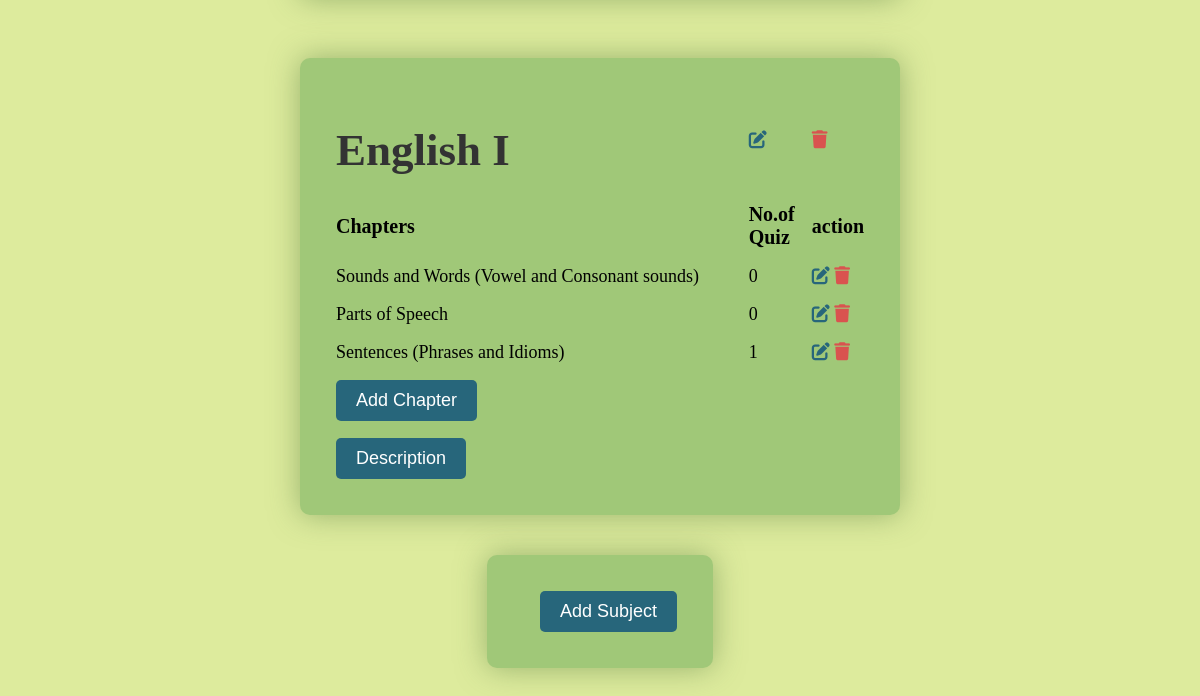
/admindb (signed in, lower part), run on an earlier commit of the app's database.
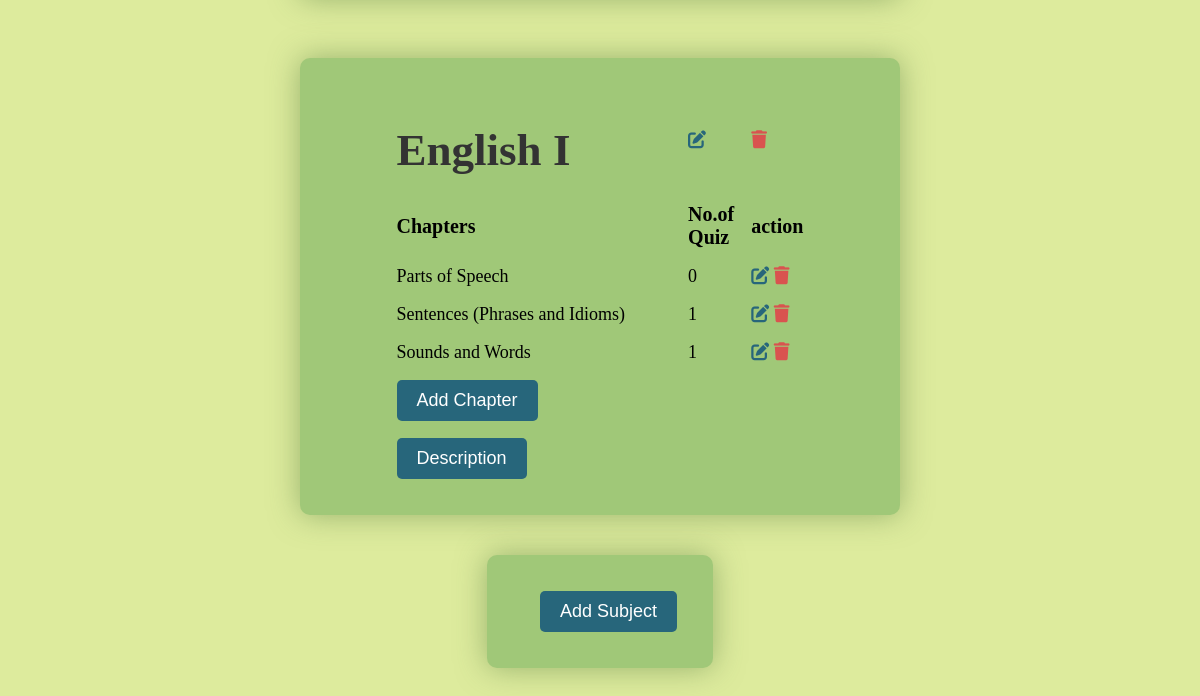
And on a later commit of the database.
### models.py (models this page shows)
class Subject(data.Model):
    __tablename__='sub'
    sub_id=data.Column(data.Integer,primary_key=True)
    sub_name=data.Column(data.String(50),nullable=False,unique=True)
    sub_Description=data.Column(data.Text,nullable=True)
    sub_quiz_descrip=data.Column(data.Text,nullable=True)
    sub_chap=data.relationship('Chapter',backref='Subject',lazy=True)

class Chapter(data.Model):
    __tablename__='chap'
    chap_id=data.Column(data.Integer,primary_key=True)
    chap_title=data.Column(data.String(200),nullable=False)
    chap_description=data.Column(data.Text,nullable=False)
    chap_quiz=data.relationship('Quiz',backref='Chapter',lazy=True)
    sub_id=data.Column(data.Integer,data.ForeignKey('sub.sub_id'),nullable=False)

### app.py (the view)
@application.route('/admindb',methods=['GET','POST'])
def admindb():
    if 'admin' not in session:
        flash('Please Login','error')
        return redirect(url_for('Admin_Login'))
    Subjects=Subject.query.all()
    Chapters=Chapter.query.all()
    Quizzes=Quiz.query.all()
    return render_template('Admin_Dashboard.html',Subjects=Subjects,Chapters=Chapters,quiz=Quizzes,user="Admin",request_path=request.path)

### templates/Admin_Dashboard.html (shortened to what this page needs)
{% extends 'index.html' %}
{% block navbar %}
{% include 'admin-navbar.html' %}
{% endblock %}
{% block content %}
<center>
    <div id="adminsub">
        {% for subject in Subjects %}
        <table>
            <tr>
                <td>
                    <h1>{{ subject.sub_name }}</h1>
                </td>
                <td><a href="{{ url_for('edit_subject',sub_id=subject.sub_id) }}" class="icon-button edit-btn"><i
                            class="fa fa-edit"></a></td>
                <td><a href="{{ url_for('delete_subject',sub_id=subject.sub_id) }}" class="icon-button delete-btn"><i
                            class="fa fa-trash"></i></a></td>
            </tr>
            <tr>
                <th>Chapters</th>
                <th>No.of Quiz</th>
                <th>action</th>
            </tr>
            {% for chapter in Chapters %}
            {% if chapter.sub_id==subject.sub_id %}
            <tr>
                <td>{{ chapter.chap_title }}</td>
                <td>{{ quiz | selectattr("chap_id", "equalto", chapter.chap_id) | list | length }}</td>
                <td><a href="{{ url_for('edit_chapter',chap_id=chapter.chap_id,sub_id=subject.sub_id) }}"><i
                            class="fa fa-edit"></i></a>
                    <a href="{{ url_for('delete_chapter',chap_id=chapter.chap_id,sub_id=subject.sub_id) }}"><i
                            class="fa fa-trash"></i></a>
                </td>
            </tr>
            {% endif %}
            {% endfor %}
            <tr>
                <td>
                    <a href="{{ url_for('create_chapter',sub_id=subject.sub_id) }}">
                        <input type="button" value="Add Chapter">
                    </a>
                </td>
            </tr>
            <tr>
                <td><button onclick="Description('description-{{subject.sub_id}}')">Description</button></td>
            </tr>
        </table>
        {% endfor %}
    </div>
    <div>
        <table>
            <tr>
                <td></td>
                <td><a href="{{ url_for('create_subject') }}"><input type="button" value="Add Subject"></a></td>
            </tr>
        </table>
    </div>
</center>
{% endblock %}

What changed in the data, as far as the page shows it:
removed Chapter: chap_title "Sounds and Words (Vowel and Consonant sounds)", chap_id "0"
added Chapter: chap_title "Sounds and Words", chap_id "1"
